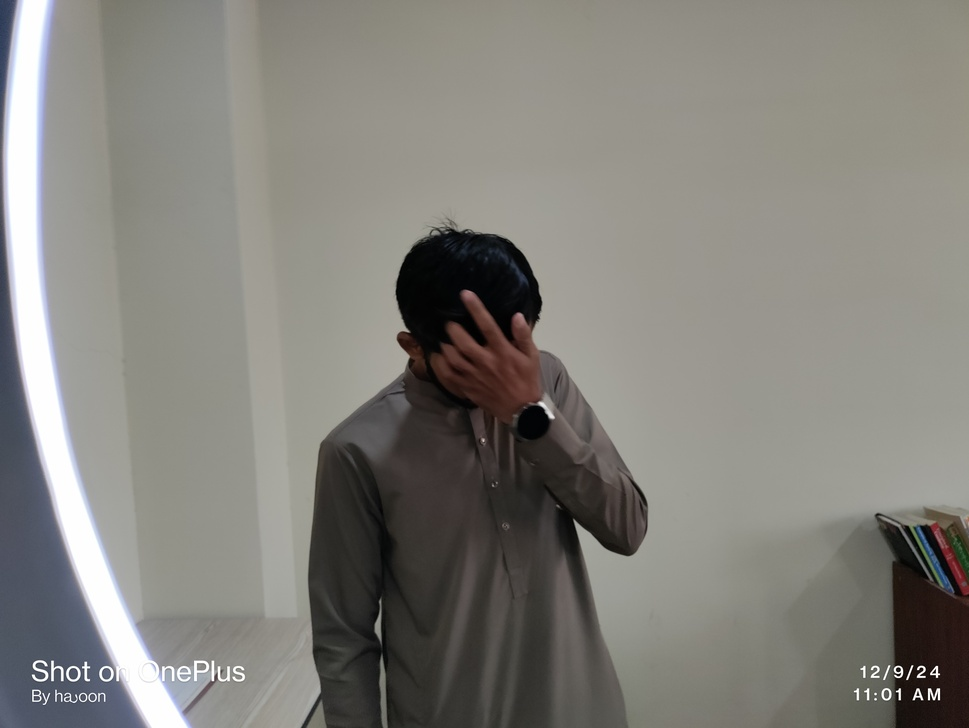
#> input picture DIP/DIP project/uploads/IMG_20241209_110154.jpg, 969 x 728 px, shrunk from 4624 x 3472 before the run, given in place of the camera
$ jupyter execute khizar_project.ipynb
#> lines starting #> are read from the running program, lines starting #| are printed output that depends on the picture; after the words box and inside, x2 and y2 are one past the last pixel; in counts of white or black regions, pixels touching at a corner belong together
[cell 1]
import cv2
import numpy as np
import matplotlib.pyplot as plt

# Start video capture from the default webcam
cap = cv2.VideoCapture(0)

# Define HSV range for the color to track (e.g., blue)
lower_color = np.array([100, 150, 0])
upper_color = np.array([140, 255, 255])

while True:
    ret, frame = cap.read()
#> frame is the input picture: shape (728, 969, 3); mean B, G, R 123.6, 129.4, 131.1
    if not ret:
        break

    # Convert frame to HSV color space
    hsv = cv2.cvtColor(frame, cv2.COLOR_BGR2HSV)
#> hsv: shape (728, 969, 3); mean H, S, V 32.4, 25.1, 132.6

    # Create a mask for the selected color
    mask = cv2.inRange(hsv, lower_color, upper_color)
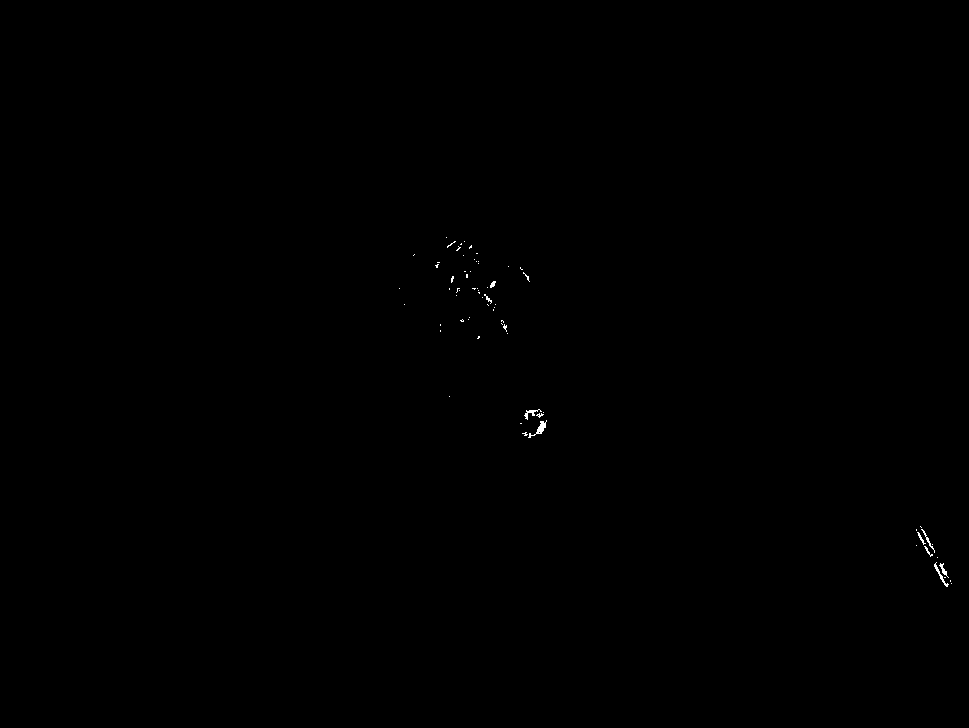
#> mask: shape (728, 969); 0.09% white in thin lines or dots, all inside (x1, y1, x2, y2) = (399, 237, 952, 587)

    # Remove noise from the mask
    mask = cv2.erode(mask, None, iterations=2)
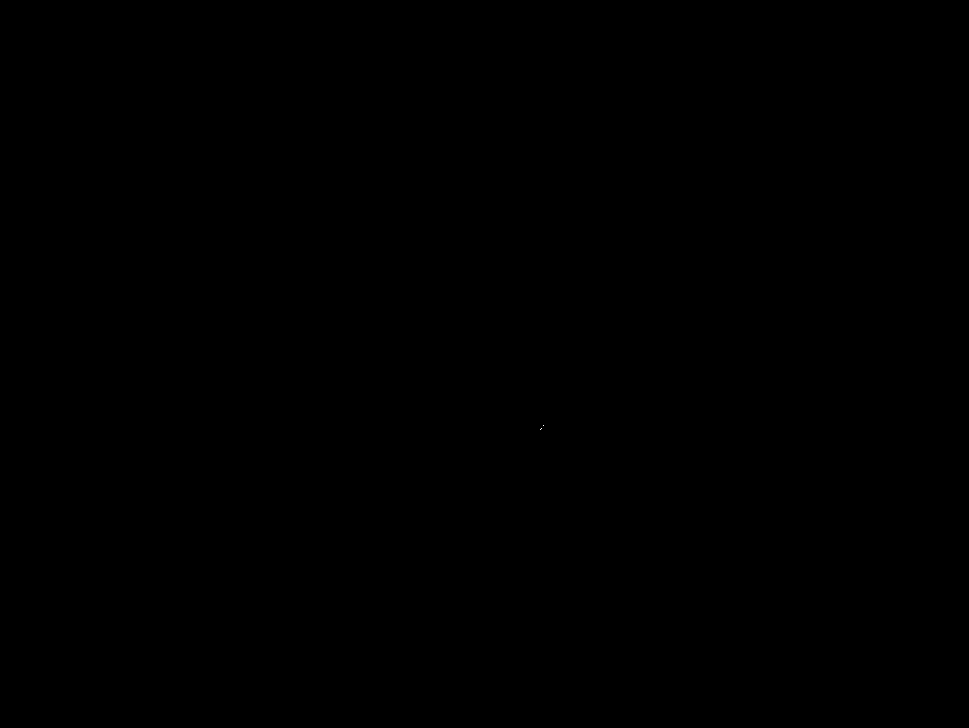
#> mask: shape (728, 969); 0% white in thin lines or dots, all inside (x1, y1, x2, y2) = (540, 425, 544, 430)
    mask = cv2.dilate(mask, None, iterations=2)
#> mask: shape (728, 969); 0.01% white; 1 white region

    # Find contours in the mask
    contours, _ = cv2.findContours(mask, cv2.RETR_EXTERNAL, cv2.CHAIN_APPROX_SIMPLE)
#> contours = 1 contour; box (x1, y1, x2, y2) and area: (538, 423, 546, 432) 39

    for contour in contours:
        area = cv2.contourArea(contour)
        if area > 500:
            # Get the center of the contour and draw a circle
            (x, y), radius = cv2.minEnclosingCircle(contour)
            center = (int(x), int(y))
            radius = int(radius)

            cv2.circle(frame, center, radius, (0, 255, 0), 2)
            cv2.putText(frame, "Object", (center[0]-10, center[1]-10),
                        cv2.FONT_HERSHEY_SIMPLEX, 0.6, (0, 255, 0), 2)
#> this loop made 1 pass
#> area on pass 1: 39

    # Display the output
    cv2.imshow("Tracked Object", frame)

    # Exit on pressing 'q'
    if cv2.waitKey(1) & 0xFF == ord('q'):
#> (key q is pressed here)
        break

cap.release()
cv2.destroyAllWindows()
